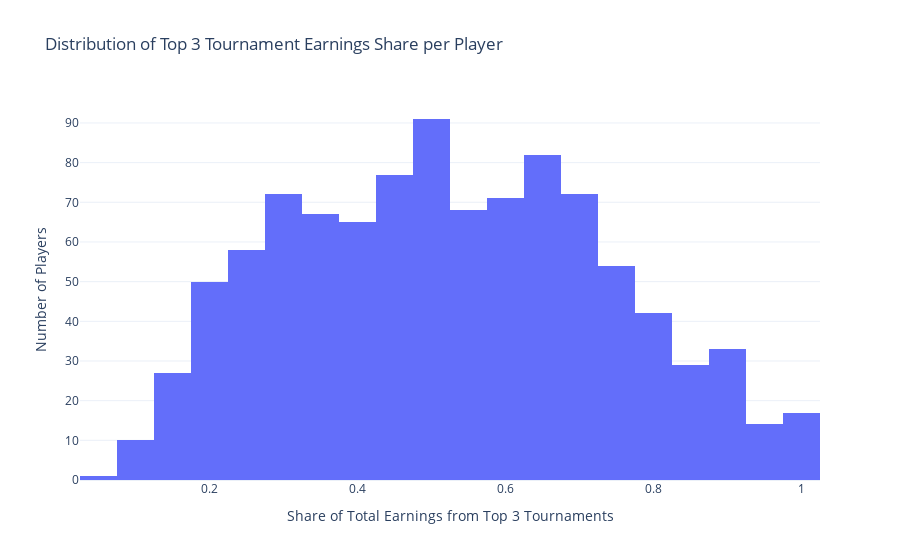

The notebook cell this image was saved under:
### Code cell
import pandas as pd

# Load the tournaments data
tournaments_df = pd.read_csv(DATA_DIR / "players_tournaments_merged.csv")

# Convert Prize to USD
tournaments_df['PrizeUSD'] = tournaments_df['Prize'] * tournaments_df['ExchangeRate']

# Step 1: For each player, compute the top 3 highest earning tournaments and their share
top_3_earnings = (
    tournaments_df.sort_values(['PlayerId', 'PrizeUSD'], ascending=[True, False])
    .groupby('PlayerId')
    .head(3)
    .groupby('PlayerId')['PrizeUSD']
    .sum()
    .reset_index(name='Top3PrizeUSD')
)

# Step 2: Total earnings per player
total_earnings = (
    tournaments_df.groupby('PlayerId')['PrizeUSD']
    .sum()
    .reset_index(name='TotalPrizeUSD')
)

# Step 3: Merge and compute the percentage
merged_earnings = pd.merge(total_earnings, top_3_earnings, on='PlayerId')
merged_earnings['Top3Share'] = merged_earnings['Top3PrizeUSD'] / merged_earnings['TotalPrizeUSD']

import plotly.express as px

# Step 4: Plot the distribution of Top 3 Tournament Share
fig = px.histogram(
    merged_earnings,
    x='Top3Share',
    nbins=30,
    title='Distribution of Top 3 Tournament Earnings Share per Player',
    labels={'Top3Share': 'Share of Total Earnings from Top 3 Tournaments'},
    template='plotly_white'
)
fig.update_layout(yaxis_title='Number of Players')
fig.show()

### Figure 1 — Plotly figure (JSON) as saved in the notebook; plotly's stock layout.template omitted (floating-point values rounded to 4 significant figures; data arrays with more than 128 entries replaced by an {"elided": "..."} marker saying what was removed)
{"data": [{"bingroup": "x", "hovertemplate": "Share of Total Earnings from Top 3 Tournaments=%{x}<br>count=%{y}<extra></extra>", "legendgroup": "", "marker": {"color": "#636efa", "pattern": {"shape": ""}}, "name": "", "nbinsx": 30, "orientation": "v", "showlegend": false, "type": "histogram", "x": {"elided": "1000 float values"}, "xaxis": "x", "yaxis": "y"}], "layout": {"barmode": "relative", "legend": {"tracegroupgap": 0}, "title": {"text": "Distribution of Top 3 Tournament Earnings Share per Player"}, "xaxis": {"anchor": "y", "domain": [0, 1], "title": {"text": "Share of Total Earnings from Top 3 Tournaments"}}, "yaxis": {"anchor": "x", "domain": [0, 1], "title": {"text": "Number of Players"}}}}
